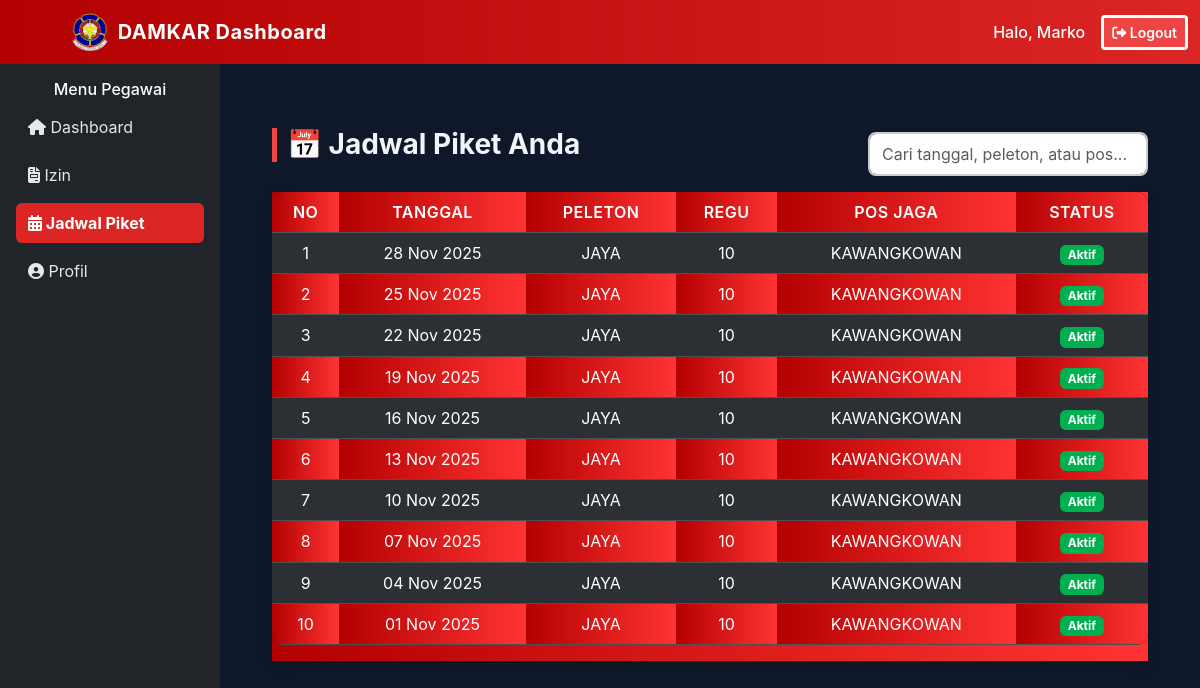
/petugas/jadwal.php (signed in), run on the app's committed database.
### tables this page shows
CREATE TABLE `pegawai` (
  `id` int(11) NOT NULL,
  `username` varchar(50) DEFAULT NULL,
  `password_hash` varchar(255) DEFAULT NULL,
  `nama` varchar(150) DEFAULT NULL,
  `jenis_kelamin` enum('Laki-laki','Perempuan') DEFAULT NULL,
  `nip` varchar(50) DEFAULT NULL,
  `status_kepegawaian` varchar(50) DEFAULT NULL,
  `no_hp` varchar(20) DEFAULT NULL,
  `telegram_id` varchar(50) DEFAULT NULL,
  `golongan` varchar(50) DEFAULT NULL,
  `ruang` varchar(50) DEFAULT NULL,
  `jabatan` varchar(100) DEFAULT NULL,
  `tugas` text DEFAULT NULL,
  `role` enum('admin','petugas') DEFAULT 'petugas',
  `created_at` timestamp NOT NULL DEFAULT current_timestamp()
);

CREATE TABLE `jadwal` (
  `id` int(11) NOT NULL,
  `tanggal` date DEFAULT NULL,
  `slot` varchar(50) DEFAULT NULL,
  `pegawai_id` int(11) DEFAULT NULL,
  `regu_id` int(11) DEFAULT NULL,
  `peleton_id` int(11) DEFAULT NULL,
  `pos_id` int(11) DEFAULT NULL,
  `status` enum('aktif','diganti','izin','cuti') DEFAULT 'aktif',
  `created_at` timestamp NOT NULL DEFAULT current_timestamp(),
  `apel_time` time NOT NULL
);

CREATE TABLE `peleton` (
  `id` int(11) NOT NULL,
  `nama` varchar(50) DEFAULT NULL
);

CREATE TABLE `regu` (
  `id` int(11) NOT NULL,
  `peleton_id` int(11) DEFAULT NULL,
  `pos_id` int(11) DEFAULT NULL,
  `nama` varchar(50) DEFAULT NULL
);

CREATE TABLE `pos` (
  `id` int(11) NOT NULL,
  `nama` varchar(100) DEFAULT NULL,
  `alamat` text DEFAULT NULL
);

### petugas/jadwal.php (the view, shortened to what this page needs)
<?php
require '../config/db.php';
$user_id = $_SESSION['user_id'];
$stmt = $pdo->prepare("
    SELECT j.id, j.tanggal, j.status,
           p.nama AS peleton, r.nama AS regu, ps.nama AS pos
    FROM jadwal j
    LEFT JOIN peleton p ON j.peleton_id = p.id
    LEFT JOIN regu r ON j.regu_id = r.id
    LEFT JOIN pos ps ON j.pos_id = ps.id
    WHERE j.pegawai_id = ?
    ORDER BY j.tanggal DESC
");
$stmt->execute([$user_id]);
$rows = $stmt->fetchAll(PDO::FETCH_ASSOC);
?>
<!doctype html>
<html lang="id">
<head>
    <link href="https://cdn.jsdelivr.net/npm/bootstrap@5.3.0/dist/css/bootstrap.min.css" rel="stylesheet">
    <link rel="stylesheet" href="../assets/css/jadwal.css">
</head>
<body>
    <?php include 'header.php'; ?>
    <?php include 'sidebar.php'; ?>
    <div class="container-fluid py-4 jadwal-container">
        <div class="content-header">
            <h3 class="page-title">📅 Jadwal Piket Anda</h3>
            <input type="text" id="searchInput" class="form-control search-box" placeholder="Cari tanggal, peleton, atau pos...">
        </div>
        <div class="table-responsive mt-3">
            <table class="table table-dark table-striped table-hover align-middle text-center">
                <thead>
                    <tr>
                        <th>No</th>
                        <th>Tanggal</th>
                        <th>Peleton</th>
                        <th>Regu</th>
                        <th>Pos Jaga</th>
                        <th>Status</th>
                    </tr>
                </thead>
                <tbody id="jadwalTable">
                    <?php
                    $no = 1;
                    foreach ($rows as $r): ?>
                        <tr>
                            <td><?= $no++ ?></td>
                            <td><?= date('d M Y', strtotime($r['tanggal'])) ?></td>
                            <td><?= htmlspecialchars($r['peleton'] ?? '-') ?></td>
                            <td><?= htmlspecialchars($r['regu'] ?? '-') ?></td>
                            <td><?= htmlspecialchars($r['pos'] ?? '-') ?></td>
                            <td>
                                <?php if ($r['status'] == 'aktif'): ?>
                                    <span class="badge bg-success">Aktif</span>
                                <?php elseif ($r['status'] == 'selesai'): ?>
                                    <span class="badge bg-secondary">Selesai</span>
                                <?php else: ?>
                                    <span class="badge bg-warning text-dark"><?= htmlspecialchars($r['status']) ?></span>
                                <?php endif; ?>
                            </td>
                        </tr>
                    <?php endforeach; ?>
                </tbody>
            </table>
        </div>
    </div>
</body>
</html>

### petugas/header.php (shortened to what this page needs)
<?php
include "../config/db.php";
$nama_user = 'Pengguna DAMKAR';
$user_id = $_SESSION['user_id'];
if (isset($pdo) && $user_id) {
    try {
        $stmt = $pdo->prepare("SELECT nama FROM pegawai WHERE id = ?");
        $stmt->execute([$user_id]);
        $user = $stmt->fetch(PDO::FETCH_ASSOC);
        if ($user) {
            $nama_user = htmlspecialchars($user['nama']);
        }
    } catch (PDOException $e) {
    }
} else {
}
?>
<!DOCTYPE html>
<!DOCTYPE html>
<html lang="id">
<!DOCTYPE html>
<html lang="id">
<!DOCTYPE html>
<html lang="id">
<head>
    <link href="https://cdn.jsdelivr.net/npm/bootstrap@5.3.3/dist/css/bootstrap.min.css" rel="stylesheet">
    <link rel="stylesheet" href="https://cdnjs.cloudflare.com/ajax/libs/font-awesome/6.5.1/css/all.min.css">
</head>
<body>
    <nav class="navbar navbar-expand-lg navbar-dark fixed-top">
        <div class="container-fluid">
            <a class="navbar-brand d-flex align-items-center" href="#">
                <img src="../assets/img/logo.png" alt="Logo DAMKAR"
                    style="height: 38px; width: auto; margin-right: 10px; border-radius: 6px;">
                <span class="fw-bold">DAMKAR Dashboard</span>
            </a>
            <div class="d-flex align-items-center">
                <span class="me-3 d-none d-sm-inline" style="color: #fff; font-weight: 500;">
                    Halo, <?= $nama_user; ?>
                </span>
                <a href="../logout.php"
                    class="btn btn-logout btn-sm"
                    onclick="return confirm('Yakin ingin logout?');">
                    <i class="fas fa-sign-out-alt"></i> Logout
                </a>
            </div>
        </div>
    </nav>
    <div class="content-wrapper mt-5">

### assets/css/admin/jadwal.css (style rules this page uses)
body { font-family: "Poppins", sans-serif; background: linear-gradient(180deg, #1a1a1a 0%, #2c2c2c 100%); color: #ffffff; margin: 0; padding: 10px 0 10px; }
form button, .btn { border-radius: 8px; font-weight: 600; transition: 0.3s; }
.table { border-radius: 10px; overflow: hidden; background: #fff; }
.table thead { background: #b30000; color: #fff; text-transform: uppercase; letter-spacing: 0.5px; }
.table th, .table td { vertical-align: middle; text-align: center; padding: 10px 8px; color: #ffffff; }
.badge { padding: 6px 10px; border-radius: 8px; font-weight: 600; text-transform: capitalize; }
.badge.bg-success { background-color: #00b050 !important; }
.table-responsive th, td, tr { background: linear-gradient(90deg, #b30000, #ff3333); color: #fff; }
.table-responsive { box-shadow: 0 4px 12px rgba(0, 0, 0, 0.1); background: linear-gradient(90deg, #b30000, #ff3333); }
#searchInput { border-radius: 8px; border: 2px solid #ccc; padding: 8px 12px; width: 280px; transition: 0.3s; }

### petugas/jadwal.php (style rules this page uses)
body { background: #0f172a; color: #f8fafc; font-family: 'Inter', sans-serif; overflow-x: hidden; }
.jadwal-container { margin-left: 250px; transition: margin-left 0.3s ease; }
.page-title { font-weight: 700; color: #f1f5f9; border-left: 5px solid #ef4444; padding-left: 10px; }
.search-box { max-width: 300px; margin-top: 10px; background: #1e293b; border: 1px solid #334155; color: #f8fafc; border-radius: 10px; transition: 0.3s; }
.table { background: rgba(30, 41, 59, 0.7); border-radius: 12px; overflow: hidden; }
.table th { background-color: #b30000; color: #fff; font-weight: 600; }
.table td { color: #e2e8f0; }
.badge { font-size: 0.85rem; padding: 6px 10px; border-radius: 8px; }
.content-header { display: flex; flex-wrap: wrap; align-items: center; justify-content: space-between; }

### petugas/header.php (style rules this page uses)
body { background: #0f172a; color: #fff; font-family: 'Inter', sans-serif; min-height: 100vh; display: flex; }
.navbar { background: linear-gradient(90deg, #b30000, #dc2626); }
.navbar-brand { font-weight: bold; color: #fff !important; letter-spacing: 0.5px; position: relative; left: 60px; }
.navbar .btn-logout { background: #ef4444ff; color: #ffffffff; font-weight: 600; border: 10px; border: 3px solid #ffffffff; }
.content-wrapper { flex-grow: 1; padding: 20px; overflow-x: hidden; }

### data on the page
pegawai: nama "Marko"
jadwal: tanggal "28 Nov 2025", peleton.nama "JAYA", regu.nama "10", pos.nama "KAWANGKOWAN", status "Aktif"
jadwal: tanggal "25 Nov 2025", peleton.nama "JAYA", regu.nama "10", pos.nama "KAWANGKOWAN", status "Aktif"
jadwal: tanggal "22 Nov 2025", peleton.nama "JAYA", regu.nama "10", pos.nama "KAWANGKOWAN", status "Aktif"
jadwal: tanggal "19 Nov 2025", peleton.nama "JAYA", regu.nama "10", pos.nama "KAWANGKOWAN", status "Aktif"
jadwal: tanggal "16 Nov 2025", peleton.nama "JAYA", regu.nama "10", pos.nama "KAWANGKOWAN", status "Aktif"
jadwal: tanggal "13 Nov 2025", peleton.nama "JAYA", regu.nama "10", pos.nama "KAWANGKOWAN", status "Aktif"
jadwal: tanggal "10 Nov 2025", peleton.nama "JAYA", regu.nama "10", pos.nama "KAWANGKOWAN", status "Aktif"
jadwal: tanggal "07 Nov 2025", peleton.nama "JAYA", regu.nama "10", pos.nama "KAWANGKOWAN", status "Aktif"
jadwal: tanggal "04 Nov 2025", peleton.nama "JAYA", regu.nama "10", pos.nama "KAWANGKOWAN", status "Aktif"
jadwal: tanggal "01 Nov 2025", peleton.nama "JAYA", regu.nama "10", pos.nama "KAWANGKOWAN", status "Aktif"
